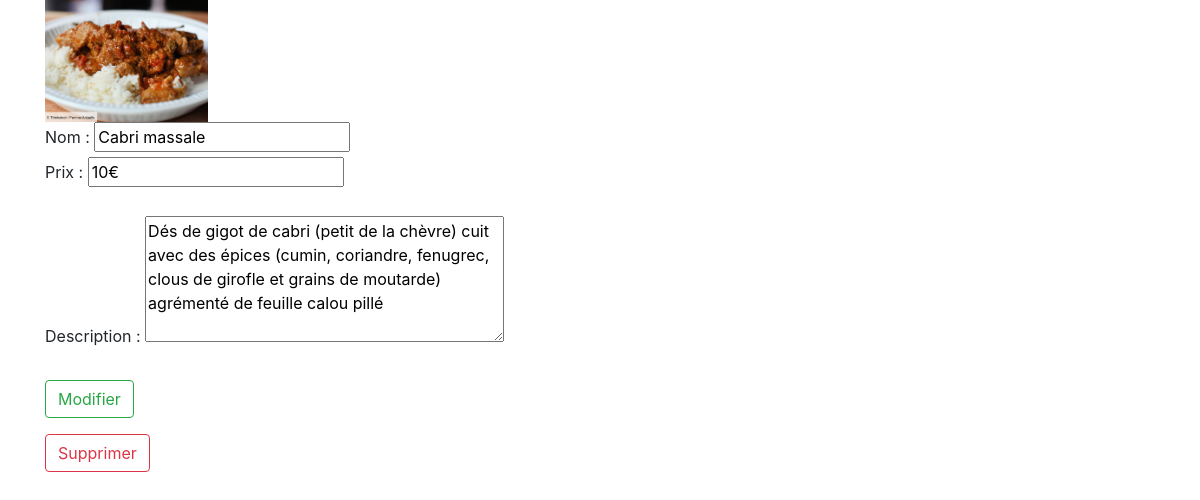
Screenshot of /page_plat.php?plat=2 with the database file from the repository.
### tables this page shows
CREATE TABLE IF NOT EXISTS `plats` (
  `id` int(11) NOT NULL AUTO_INCREMENT,
  `nom` varchar(20) NOT NULL,
  `prix` varchar(10) NOT NULL,
  `description` varchar(250) NOT NULL,
  `image` varchar(250) DEFAULT NULL,
  PRIMARY KEY (`id`)
);

### Plat.php (called while the page is built, shortened)
<?php
class Plat
{
    private $nom;
    private $prix;
    private $description;
    private $image;
    public function getNom()
    {
        return $this->nom;
    }
    public function getPrix()
    {
        return $this->prix;
    }
    public function getDescription()
    {
        return $this->description;
    }
    public function getImage()
    {
        return $this->image;
    }
}
?>

### page_plat.php (the view, shortened to what this page needs)
<?php
require 'connexion_bd.php';
include 'Plat.php';
if (isset($_GET["plat"])) {
    $id = $_GET["plat"];
    $requete = $db->query("SELECT * from plats WHERE id = '$id'");
    $requete->setFetchMode(PDO::FETCH_CLASS, 'Plat');
    $plat = $requete->fetch();
} else {
    $id = $_POST["idplat"];
    $requete = $db->query("SELECT * from plats WHERE id = '$id'");
    $requete->setFetchMode(PDO::FETCH_CLASS, 'Plat');
    $plat = $requete->fetch();
}
?>
<html>
    <head>
        <link rel="stylesheet" href="https://stackpath.bootstrapcdn.com/bootstrap/4.3.1/css/bootstrap.min.css">
        <link rel="stylesheet" href="https://use.fontawesome.com/releases/v5.0.8/css/all.css">
    </head>
    <body>
        <div class="container">
            <?php echo '<img src="images_plats/'.$plat->getImage().'"height="122" width="163">'?>
            <form action="page_plat.php" method="POST">
                <label for="nplat">Nom :</label>
                <input type="text" id="nplat" name="nplat" value="<?php echo $plat->getNom() ?>"><br>
                <label for="prixplat">Prix :</label>
                <input type="text" id="prixplat" name="prixplat" value="<?php echo $plat->getPrix() ?>"><br><br>
                <label for="descplat">Description :</label>
                <textarea id="descplat" name="descplat"
                          rows="5" cols="33"><?php echo $plat->getDescription() ?></textarea><br><br>
                <button type="submit" class="btn btn-outline-success">Modifier</button> &nbsp;
            </form>
            <form action="supp_plat.php" method='POST'>
                <button type="submit" class="btn btn-outline-danger">Supprimer</button>
            </form>
        </div>
</body>
</html>

### rows the page displays
plats: image (picture), nplat "Cabri massale", prixplat "10€", descplat "Dés de gigot de cabri (petit de la chèvre) cuit avec des épices (cumin, coriandre, fenugrec, clous de girofle et grains de moutarde) agrémenté de feuille calou pillé"
